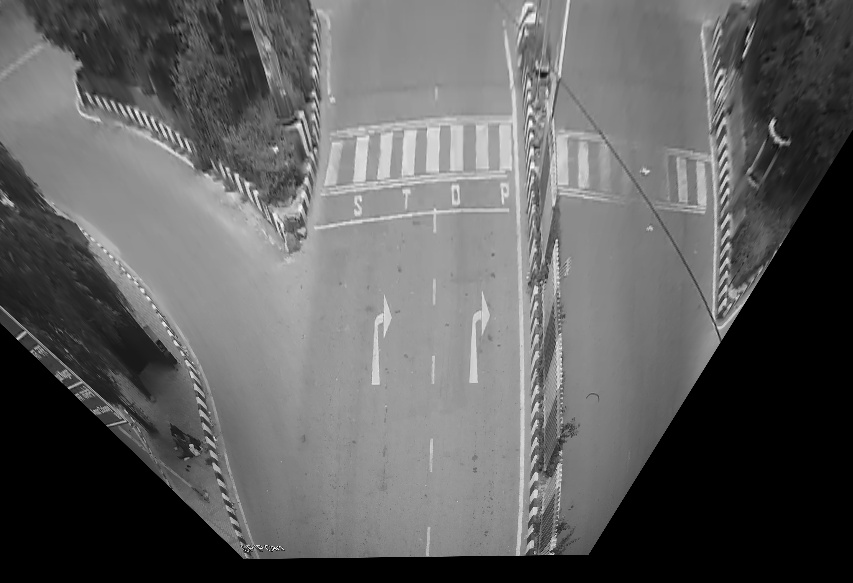
//> input picture Perspective Image.jpg, 853 x 583 px
$ ./com 'Perspective Image.jpg'   (built with g++ and OpenCV 4)
//> lines starting //> are read from the running program, lines starting //| are printed output that depends on the picture
#include "opencv2/opencv.hpp"
#include<string>
#include<algorithm>


using namespace cv;
using namespace std;

vector<Point2f> corners1, corners2;
Mat gray_image;
Mat display;
Mat im_src;
Mat img1_warp;
void perspective();
int n ;

bool compx( Point2f a, Point2f b ){
        return a.x < b.x;
}
bool compy( Point2f a, Point2f b ){
        return a.y < b.y;
}


void CallBackFunc(int event, int x, int y, int flags, void* userdata)
{

     if  ( n<4 && (event == EVENT_LBUTTONDOWN || event == EVENT_RBUTTONDOWN || event == EVENT_MBUTTONDOWN) ) {
	 			corners1.push_back(Point2f(x, y));
                n+=1;
                String to_display = "("+to_string(x)+","+to_string(y)+")";
                putText(display,to_display,Point2f(x,y),FONT_HERSHEY_SIMPLEX,1, (0,255,0),3);
                imshow("My Window", display);
				cout<<x<<" "<<y<<endl;
        if (n==4){
            sort(corners1.begin(),corners1.end(),compx);
            sort(corners1.begin(),corners1.begin()+2,compy);
            sort(corners1.begin()+2,corners1.end(),compy);
            reverse(corners1.begin()+2,corners1.end());
            for(int i = 0;i<4;i++){
                cout<<corners1[i].x<<" "<<corners1[i].y<<endl;
            }
            perspective();
            }
	 }
}

void perspective(){

    // Four corners in destination image.
    corners2.push_back(Point2f(472,52));
    corners2.push_back(Point2f(472,830));
    corners2.push_back(Point2f(800,830));
    corners2.push_back(Point2f(800,52));

    // Calculate Homography
    Mat H = findHomography(corners1, corners2);

    // Warp source image to destination based on homography
    warpPerspective(gray_image, img1_warp, H, {1280,875});
	cout<<"Size of the source image is "<<im_src.size()<<"\n";

    // Display images
    //imshow("Source Image", gray_image);
    namedWindow("Perspective Image",0);
    imshow("Perspective Image", img1_warp);
    imwrite("Perspective Image.jpg",img1_warp);
}

int main( int argc, char** argv)
{
    // Read source image.
    im_src = imread(argv[1]);
//> im_src is the input picture: 583 rows x 853 cols, CV_8UC3; min 0, max 252, mean 96.2
	cvtColor( im_src, gray_image, COLOR_BGR2GRAY );
	display = gray_image.clone();
    // Four corners of the book in source image
	//Create a window
    namedWindow("My Window",0);
     cout<<"Please select four points on the image : \n";
     //set the callback function for any mouse event
    setMouseCallback("My Window", CallBackFunc, NULL);

     //show the image
	imshow("My Window", display);
    // Wait until user press some key
	waitKey(0);
//> the left mouse button is pressed and released at (213, 145)
//> the left mouse button is pressed and released at (639, 145)
//> the left mouse button is pressed and released at (639, 437)
//> the left mouse button is pressed and released at (213, 437)
//> in CallBackFunc (call 7), `putText(display,to_display,Point2f(x,y),FONT_HERSHEY_SIMPLEX,1, (0,255..`:
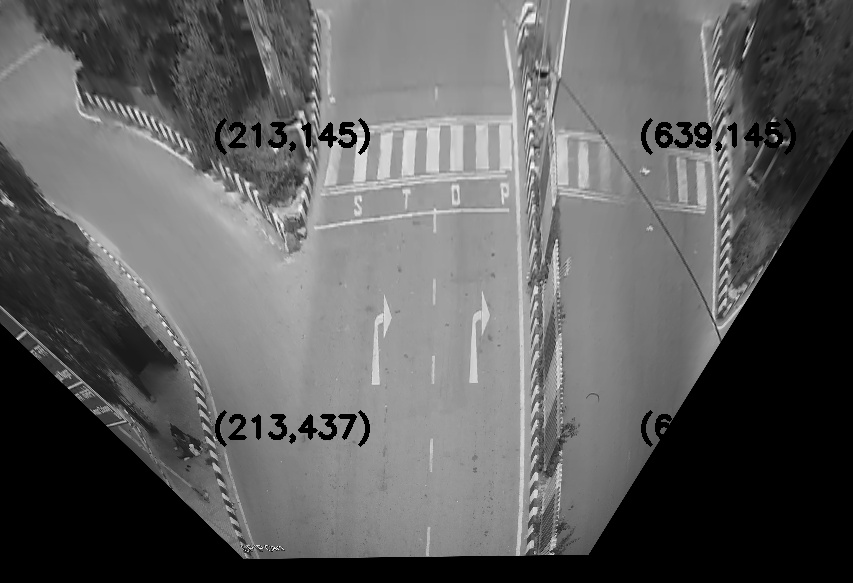
//> display: 583 rows x 853 cols, CV_8UC1; min 0, max 252, mean 94.8
//> in perspective, `warpPerspective(gray_image, img1_warp, H, {1280,875});`:
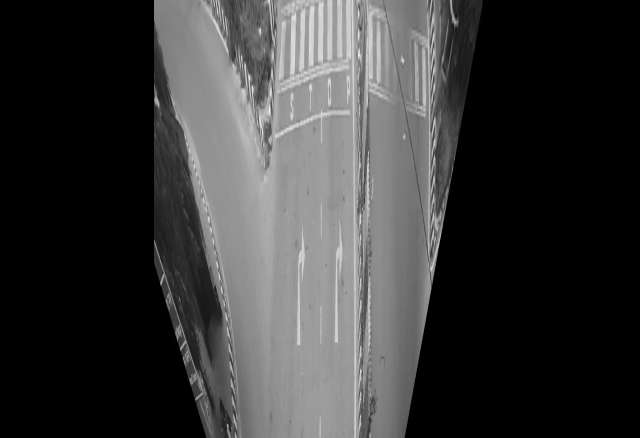
//> img1_warp: 875 rows x 1280 cols, CV_8UC1 (shown at 1/2 size); min 0, max 247, mean 56.6
//| Size of the source image is [853 x 583]
    if (n!=4){
        cout<<"You did not enter four points\n";
        return 0;
    }
    Mat cropedImage = img1_warp(Rect(472,52,329,779));
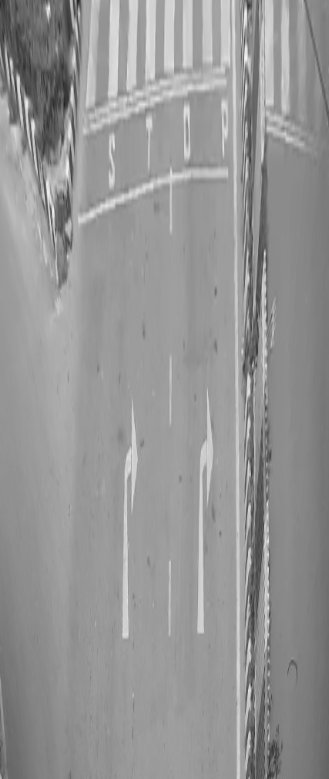
//> cropedImage: 779 rows x 329 cols, CV_8UC1; min 34, max 247, mean 149.2
    namedWindow("Cropped Image",0);
	imshow("Cropped Image", cropedImage);
    imwrite("Cropped Image.jpg",cropedImage);
    waitKey(0);
    cout << "End of Programme\n";

}

$ run again, with Resized_empty.jpg copied over Perspective Image.jpg
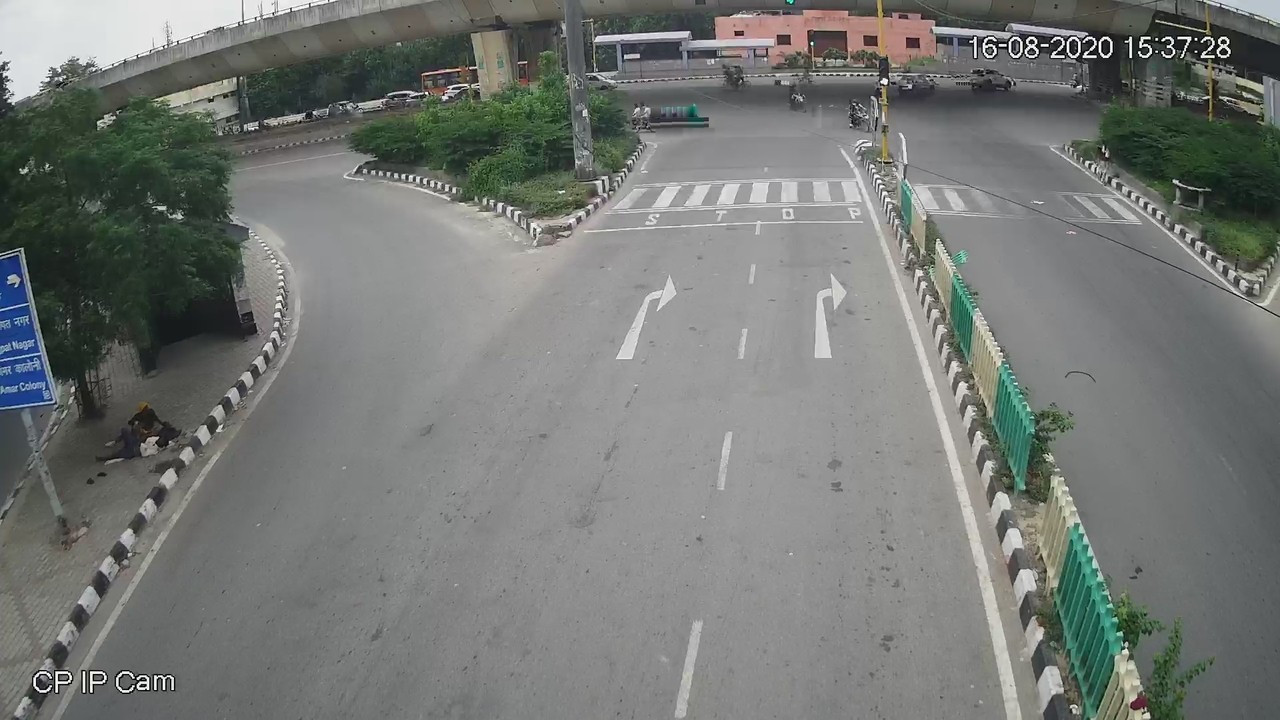
//> input picture Resized_empty.jpg, 1280 x 720 px
//> im_src is the input picture: 720 rows x 1280 cols, CV_8UC3; mean B, G, R 116.9, 120.1, 116.9
//> in perspective, `warpPerspective(gray_image, img1_warp, H, {1280,875});`:
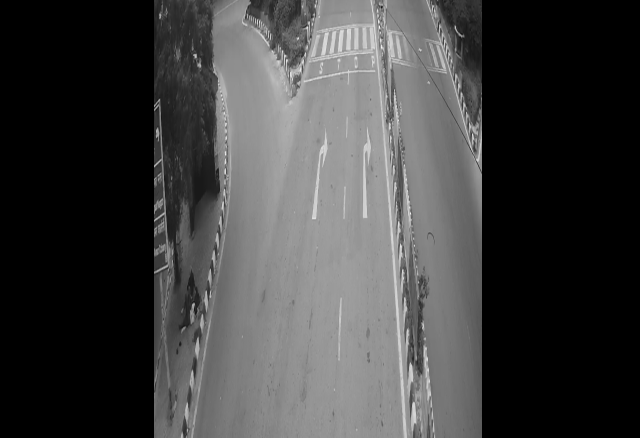
//> img1_warp: 875 rows x 1280 cols, CV_8UC1 (shown at 1/2 size); min 0, max 255, mean 63.5
//| Size of the source image is [1280 x 720]
//> `Mat cropedImage = img1_warp(Rect(472,52,329,779));`:
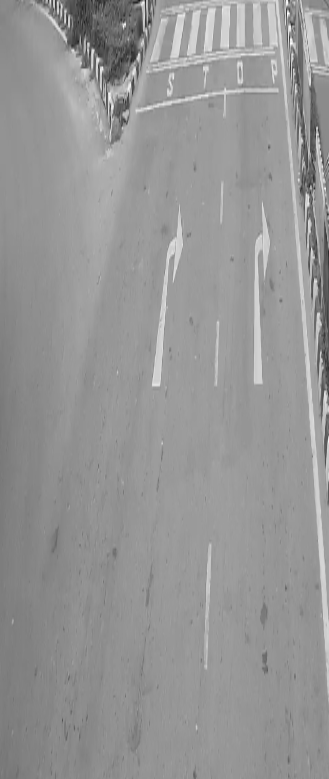
//> cropedImage: 779 rows x 329 cols, CV_8UC1; min 20, max 255, mean 149.8

$ run again, with bg.jpg copied over Perspective Image.jpg
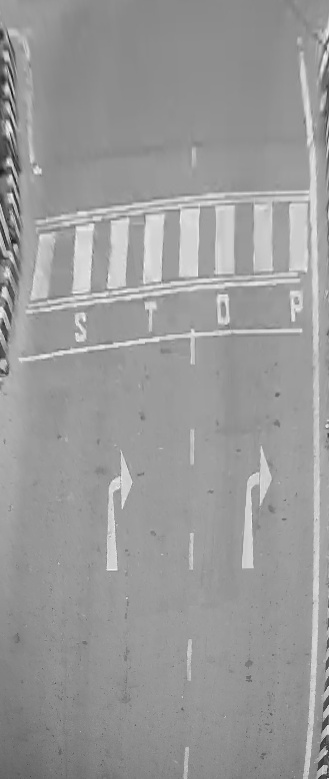
//> input picture bg.jpg, 329 x 779 px
//> im_src is the input picture: 779 rows x 329 cols, CV_8UC3; min 21, max 252, mean 153.6
//> in perspective, `warpPerspective(gray_image, img1_warp, H, {1280,875});`:
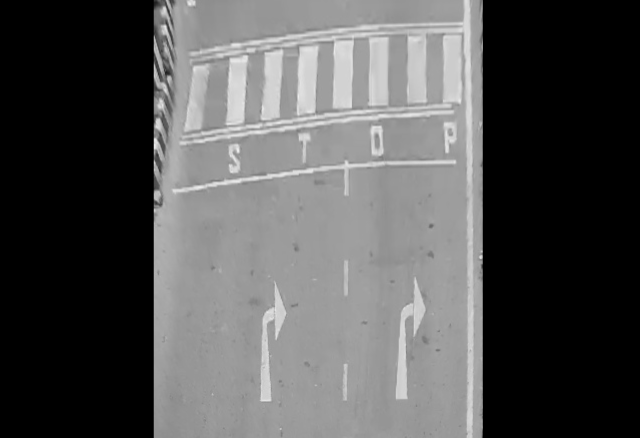
//> img1_warp: 875 rows x 1280 cols, CV_8UC1 (shown at 1/2 size); min 0, max 251, mean 83.1
//| Size of the source image is [329 x 779]
//> `Mat cropedImage = img1_warp(Rect(472,52,329,779));`:
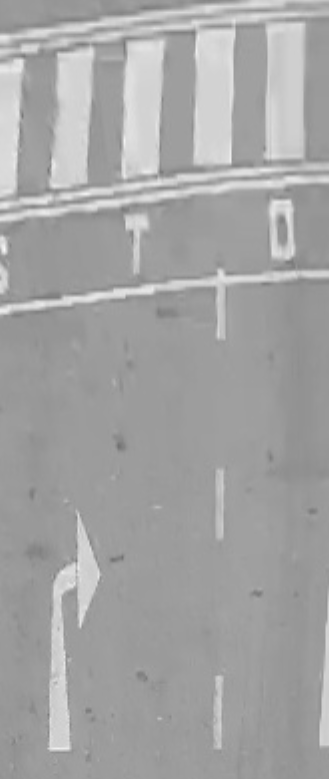
//> cropedImage: 779 rows x 329 cols, CV_8UC1; min 113, max 251, mean 163.7
